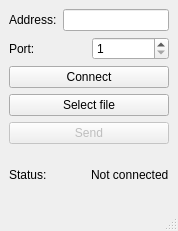
<?xml version="1.0" encoding="UTF-8"?>
<ui version="4.0">
 <class>Client</class>
 <widget class="QMainWindow" name="Client">
  <property name="geometry">
   <rect>
    <x>0</x>
    <y>0</y>
    <width>178</width>
    <height>231</height>
   </rect>
  </property>
  <property name="windowTitle">
   <string>Client</string>
  </property>
  <widget class="QWidget" name="centralwidget">
   <layout class="QVBoxLayout" name="verticalLayout">
    <item>
     <layout class="QHBoxLayout" name="horizontalLayout_3">
      <item>
       <widget class="QLabel" name="label">
        <property name="text">
         <string>Address:</string>
        </property>
       </widget>
      </item>
      <item>
       <widget class="QLineEdit" name="e_address"/>
      </item>
     </layout>
    </item>
    <item>
     <layout class="QHBoxLayout" name="horizontalLayout_2">
      <item>
       <widget class="QLabel" name="label_2">
        <property name="text">
         <string>Port:</string>
        </property>
       </widget>
      </item>
      <item>
       <widget class="QSpinBox" name="sb_port">
        <property name="minimum">
         <number>1</number>
        </property>
        <property name="maximum">
         <number>65535</number>
        </property>
       </widget>
      </item>
     </layout>
    </item>
    <item>
     <widget class="QPushButton" name="b_connect">
      <property name="text">
       <string>Connect</string>
      </property>
     </widget>
    </item>
    <item>
     <widget class="QPushButton" name="b_selectFile">
      <property name="text">
       <string>Select file</string>
      </property>
     </widget>
    </item>
    <item>
     <widget class="QPushButton" name="b_send">
      <property name="enabled">
       <bool>false</bool>
      </property>
      <property name="text">
       <string>Send</string>
      </property>
     </widget>
    </item>
    <item>
     <layout class="QHBoxLayout" name="horizontalLayout">
      <item>
       <widget class="QLabel" name="label_3">
        <property name="text">
         <string>Status:</string>
        </property>
       </widget>
      </item>
      <item>
       <widget class="QLabel" name="l_status">
        <property name="text">
         <string>Not connected</string>
        </property>
       </widget>
      </item>
     </layout>
    </item>
   </layout>
  </widget>
  <widget class="QMenuBar" name="menubar">
   <property name="geometry">
    <rect>
     <x>0</x>
     <y>0</y>
     <width>178</width>
     <height>25</height>
    </rect>
   </property>
  </widget>
  <widget class="QStatusBar" name="statusbar"/>
 </widget>
 <resources/>
 <connections/>
</ui>
